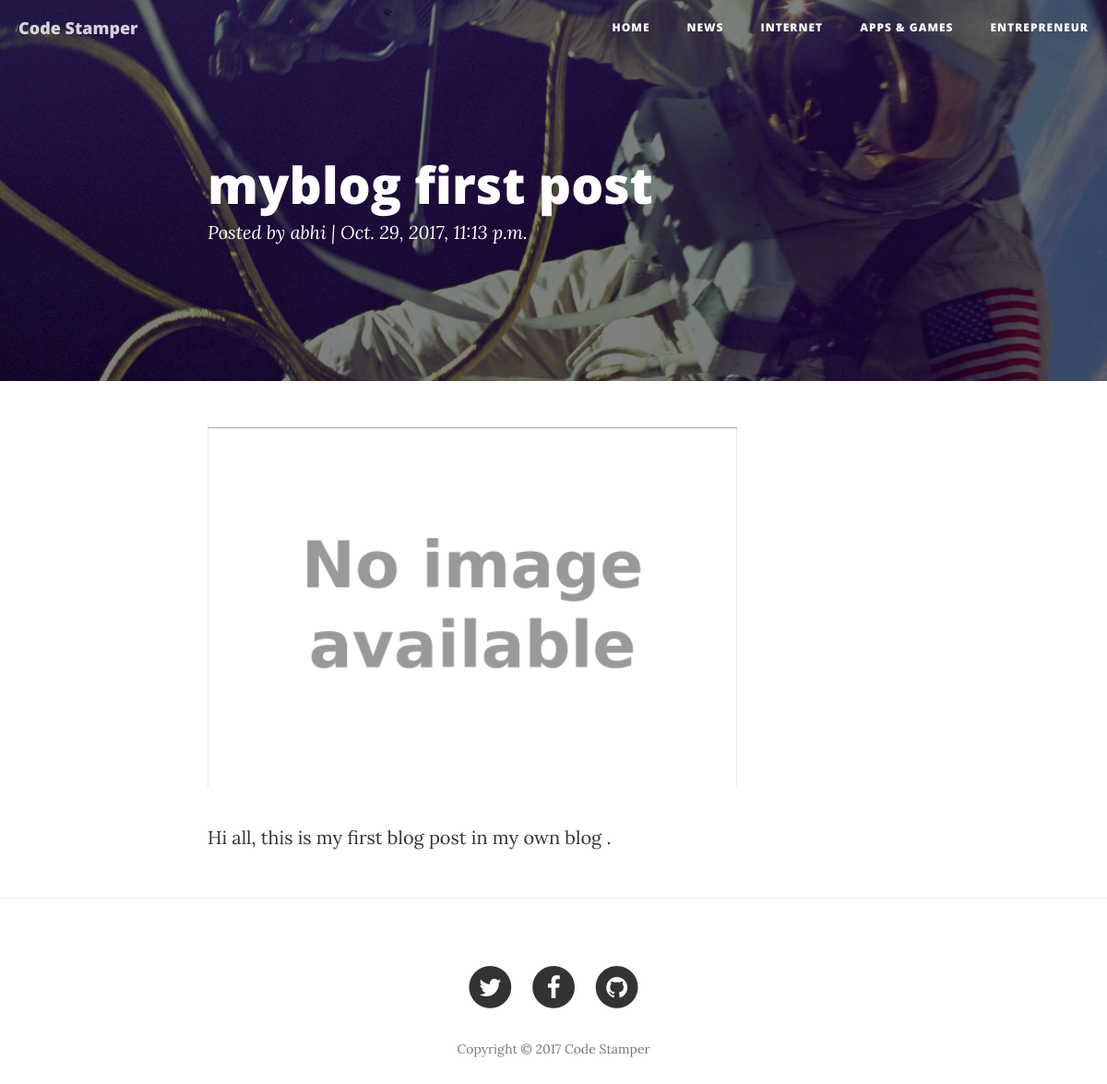
The app's page /post/1/ with its own data.
### blog/models.py (models this page shows, shortened)
class Post(models.Model):
    author = models.ForeignKey('auth.User')
    title = models.CharField(max_length=200)
    image = models.ImageField(upload_to='media', default='no-img.png')
    text = models.TextField()
    published_date = models.DateTimeField(
            default=timezone.now)
    section = models.CharField(max_length=15, default='home')

### blog/views.py (the view)
# urls.py: url(r'^post/(?P<pk>\d+)/$', views.post_detail, name='post_detail'),
def post_detail(request,pk):
	post = get_object_or_404(Post, pk=pk)
	return render(request, 'blog/post_detail.html', {'post': post})

### blog/templates/blog/post_detail.html (shortened to what this page needs)
<!DOCTYPE html>
<html lang="en">
<head>
    {% load static %}
    <link href="/static/vendor/bootstrap/css/bootstrap.min.css" rel="stylesheet">
    <link href="/static/css/clean-blog.min.css" rel="stylesheet">
    <link href="/static/vendor/font-awesome/css/font-awesome.min.css" rel="stylesheet" type="text/css">
</head>
<body>
    <nav class="navbar navbar-default navbar-custom navbar-fixed-top">
        <div class="container-fluid">
            <div class="navbar-header page-scroll">
                <a class="navbar-brand" href="/home">Code Stamper</a>
            </div>
            <div class="collapse navbar-collapse" id="bs-example-navbar-collapse-1">
                <ul class="nav navbar-nav navbar-right">
                    <li>
                        <a href="/home">Home</a>
                    </li>
                    <li>
                        <a href="/news">News</a>
                    </li>
                    <li>
                        <a href="/internet">Internet</a>
                    </li>
                    <li>
                        <a href="/apps_games">Apps &amp games</a>
                    </li>
                    <li>
                        <a href="/entrepreneur">Entrepreneur</a>
                    </li>
                </ul>
            </div>
        </div>
    </nav>
    <header class="intro-header" style="background-image: url('/static/img/post-bg.jpg')">
        <div class="container">
            <div class="row">
                <div class="col-lg-8 col-lg-offset-2 col-md-10 col-md-offset-1">
                    <div class="post-heading">
                        <h1>{{ post.title }}</h1>
                        <span class="meta">Posted by {{ post.author }} | {{ post.published_date }} </span>
                    </div>
                </div>
            </div>
        </div>
    </header>
    <article>
        <div class="container">
            <div class="row">
                <div class="col-lg-8 col-lg-offset-2 col-md-10 col-md-offset-1">
                    <div id="holder">
                    <img src="{{ post.image.url }}" class="img-fluid">
                    </div>
                </div>
                <div class="col-lg-8 col-lg-offset-2 col-md-10 col-md-offset-1">
                    <p>{{ post.text | linebreaksbr }}</p>
                </div>
            </div>
        </div>
    </article>
    <hr>
    <footer>
        <div class="container">
            <div class="row">
                <div class="col-lg-8 col-lg-offset-2 col-md-10 col-md-offset-1">
                    <ul class="list-inline text-center">
                        <li>
                            <a target="_blank" href="https://twitter.com">
                                <span class="fa-stack fa-lg">
                                    <i class="fa fa-circle fa-stack-2x"></i>
                                    <i class="fa fa-twitter fa-stack-1x fa-inverse"></i>
                                </span>
                            </a>
                        </li>
                        <li>
                            <a target="_blank" href="https://facebook.com">
                                <span class="fa-stack fa-lg">
                                    <i class="fa fa-circle fa-stack-2x"></i>
                                    <i class="fa fa-facebook fa-stack-1x fa-inverse"></i>
                                </span>
                            </a>
                        </li>
                        <li>
                            <a target="_blank" href="https://github.com/abhi40308/code-stamper">
                                <span class="fa-stack fa-lg">
                                    <i class="fa fa-circle fa-stack-2x"></i>
                                    <i class="fa fa-github fa-stack-1x fa-inverse"></i>
                                </span>
                            </a>
                        </li>
                    </ul>
                    <p class="copyright text-muted">Copyright &copy; 2017 Code Stamper</p>
                </div>
            </div>
        </div>
    </footer>
</body>
</html>

### blog/templates/blog/post_detail.html (style rules this page uses)
#holder { height: 400px !important; width: 600px !important; }
img { max-width: 100% !important; max-height: 100% !important; }

### records on screen
Post: title "myblog first post", author "abhi", published_date "Oct. 29, 2017, 11:13 p.m.", image (placeholder picture), text "Hi all, this is my first blog post in my own blog ."
